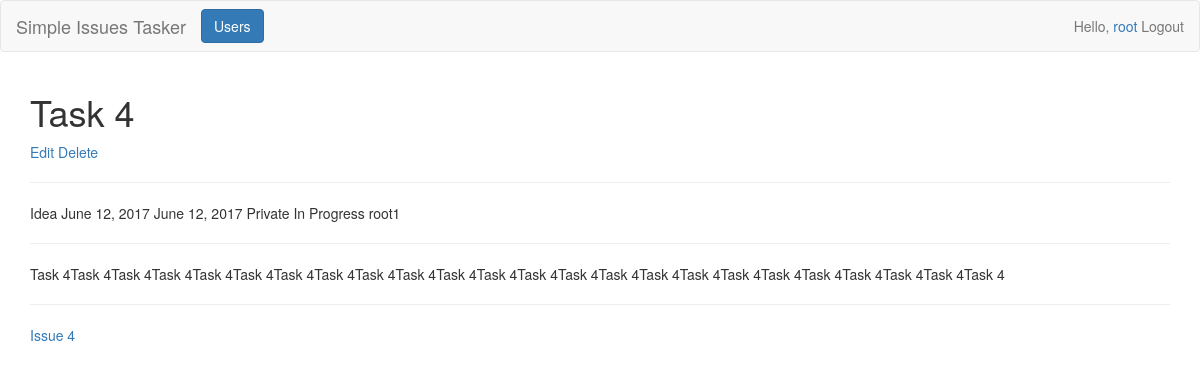
The app's page /item/Idea/4 (signed in) with its own data.
### si_tracker/models.py (models this page shows, shortened)
class Item(models.Model):
    class Meta:
        abstract = True
        ordering = ['-date_raised', '-id']
    statuses = (
        ('Open-New', 'Open-New'),
        ('In Progress', 'In Progress'),
        ('Closed-Resolved', 'Closed-Resolved'),
        ('Closed-NotResolved', 'Closed-NotResolved')
    )
    visibility = (
        ('Private', 'Private'),
        ('Public', 'Public')
    )
    type = "Item"
    title = models.CharField(max_length=150, verbose_name="Title")
    date_raised = models.DateField(auto_now_add=True, verbose_name="Date raised")
    date_due = models.DateField(blank=True, verbose_name="Date due")
    description = models.TextField(verbose_name="Description", max_length=5000)
    status = models.CharField(max_length=20, choices=statuses, default=statuses[0], verbose_name="Status")
    visible = models.CharField(max_length=10, default=visibility[1], choices=visibility, verbose_name="Visible")
    actions_taken = models.TextField(max_length=5000, blank=True, default="", verbose_name="Actions taken")

class Task(Item):
    types = (('Task', 'Task'), ('Idea', 'Idea'))
    raised_by = models.ForeignKey(User, verbose_name="Raised by", related_name='Task')
    assigned_to = models.ForeignKey(User, verbose_name="Assigned to")
    type = models.CharField(max_length=10, choices=types, default=types[0], verbose_name="Type")
    issue = models.ForeignKey(Issue, verbose_name='Issue')

class Issue(Item):
    type = "Issue"
    raised_by = models.ForeignKey(User, verbose_name="Raised by", related_name='Issue')
    assigned_to = models.ForeignKey(User, verbose_name="Assigned to")
    def get_absolute_url(self):
        return reverse('tracker:item', args=['issue', self.id])

### si_tracker/views.py (the view)
# urls.py: url(r'^update/(?P<type>[\w\-]+)/(?P<item>\d+)', views.item_create_update, name='update_item'),
@user_passes_test(lambda user: user.is_authenticated, login_url=reverse_lazy('tracker:login'), redirect_field_name='')
def item(req, type='', item=''):
    args = dict()
    if type.lower() == 'issue':
        template = 'issue/index.html'
        Item = Issue
        get_item = get_issue
    elif type.lower() == 'task' or type.lower() == 'idea':
        template = 'task/index.html'
        Item = Task
        get_item = get_task
    _item = get_object_or_404(Item, id=item)
    args['item'] = _item
    get_item(args, _item)
    return render(req, template, args)

### si_tracker/views.py (called while the page is built)
def get_task(args, task):
    args['issue'] = task.issue

### si_tracker/templates/task/index.html (shortened to what this page needs)
{% extends 'base.html' %}
{% block content %}
    <h1>{{ item.title }}</h1>
    <a href="{% url 'tracker:update_item' 'task' item.id %}">Edit</a>
    {% if user.is_staff %}<a href="{% url 'tracker:delete_item' 'task' item.id %}">Delete</a>{% endif %}
    <hr>
    <p>{{ item.type }} {{ item.date_raised }} {{ item.date_due }} {{ item.visible }} {{ item.status }} {{ item.assigned_to.username }}</p>
    <hr>
    <p>{{ item.description }}</p>
    <hr>
    <a href="{{ issue.get_absolute_url }}">{{ issue.title }}</a>
{% endblock %}

### templates/base.html (shortened to what this page needs)
{% load staticfiles %}
<!DOCTYPE html>
<html lang="en">
<head>
    <link rel="stylesheet" href="{% static 'bootstrap/css/bootstrap.min.css' %}">
</head>
<body>
    <nav class="navbar navbar-default">
        <div class="container-fluid">
            <div class="navbar-header">
                <a class="navbar-brand" href="{% url 'tracker:general' %}">Simple Issues Tasker</a>
                {% if user.is_staff %}<a class="btn btn-primary navbar-btn" href="{% url 'tracker:users' %}">Users</a>{% endif %}
            </div>
            <div class="collapse navbar-collapse">
                {% if user.is_authenticated %}
                    <p class="navbar-text navbar-right">Hello, <a href="{% url 'tracker:change_password' user.id %}">{{ user }}</a> <a class="btn-link" href="{% url 'tracker:logout' %}">Logout</a></p>
                {% endif %}
            </div>
        </div>
    </nav>
    <div class="container">
        {% block content %}{% endblock %}
    </div>
</body>
</html>

### records on screen
Task: title "Task 4", type "Idea", date_raised "June 12, 2017", date_due "June 12, 2017", visible "Private", status "In Progress", assigned_to.username "root1", description "Task 4Task 4Task 4Task 4Task 4Task 4Task 4Task 4Task 4Task 4Task 4Task 4Task 4Task 4Task 4Task 4Task 4Task 4Task 4Task 4Task 4Task 4Task 4Task 4"
Issue: title "Issue 4"

### other values on screen
{{ user }} "root"
